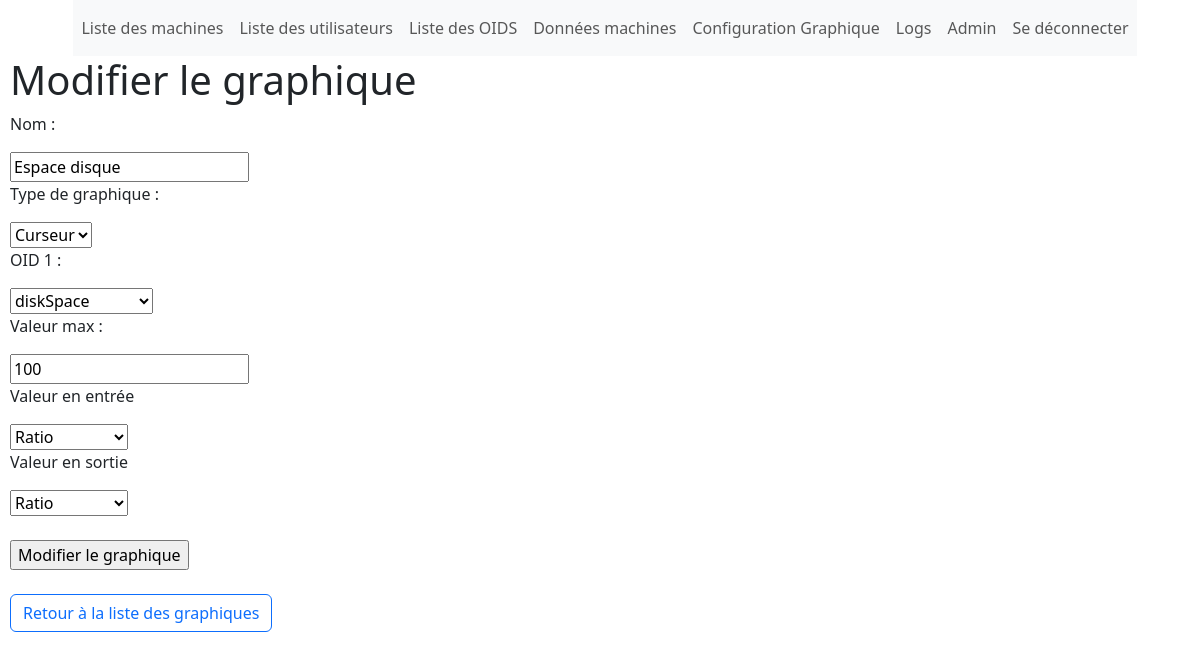
The page /menu_principal/edit_graphique/6/ (signed in) on the database its author committed.
### configuration/models.py (models this page shows, shortened)
class Graphique(models.Model):
    name = models.CharField(max_length=255)
    Graphique_Types = [
        ('Fleche', 'Fleche'),
        ('Curseur', 'Curseur'),
        ('Texte', 'Texte')
    ]
    GraphiqueType = models.CharField(max_length=255,choices=Graphique_Types, default='1')
    axex = models.CharField(max_length=255, blank=True, null=True)
    axey = models.CharField(max_length=255, blank=True, null=True)
    OID1 = models.ForeignKey(OID, on_delete=models.CASCADE, related_name='OID1')
    OID2 = models.ForeignKey(OID, on_delete=models.CASCADE, related_name='OID2', blank=True, null=True)
    valeur_max = models.IntegerField(default=0)
    Donnees_Types = [
        ('Texte', 'Texte'),
        ('Entier', 'Entier'),
        ('Boolean', 'Boolean'),
        ('Heure', 'Heure'),
        ('Minute', 'Minute'),
        ('Seconde', 'Seconde'),
        ('Ratio', 'Ratio'),
        ('Pourcentage', 'Pourcentage')
    ]
    type_de_donnees_entree = models.CharField(max_length=255,choices=Donnees_Types, default='Texte')
    type_de_donnees_sortie = models.CharField(max_length=255,choices=Donnees_Types, default='Texte')

### configuration/views.py (the view)
# urls.py: path('edit_graphique/<int:graphique_id>/', views.edit_graphique, name='edit_graphique'),
@login_required
def edit_graphique(request, graphique_id):
    graphique = get_object_or_404(Graphique, id=graphique_id)
    if request.method == 'POST':
        form = GraphiqueForm(request.POST, instance=graphique )
        if form.is_valid():
            form.save()
            return redirect('liste_graphiques')
        else:
            print(form.errors)
    else:
        form = GraphiqueForm(instance=graphique)
    return render(request, 'edit_graphique.html', {'form': form})

### configuration/forms.py
class GraphiqueForm (forms.ModelForm):
    class Meta :
        model = Graphique
        fields = ['name', 'GraphiqueType', 'axex', 'axey', 'OID1', 'OID2', 'valeur_max','type_de_donnees_entree','type_de_donnees_sortie']

### configuration/models.py (called while the page is built)
    def __str__(self):
        return self.name

### configuration/templates/edit_graphique.html (shortened to what this page needs)
{% include 'template.html' %}
<!DOCTYPE html>
<html lang="en">
<head>
</head>
<body>
    <h1>Modifier le graphique</h1>
    <form method="post">
        <p>Nom :</p>
        {{ form.name }}
        <p>Type de graphique :</p>
        {{ form.GraphiqueType }}
         <p>OID 1 :</p>
         {{ form.OID1 }}
          <div id="valeur-max-section" style="display:none;">
             <p>Valeur max :</p>
             {{ form.valeur_max }}
          </div>
           <p>Valeur en entrée </p>
           {{ form.type_de_donnees_entree }}
            <p>Valeur en sortie</p>
            {{ form.type_de_donnees_sortie }}
        <br/><br/>
        <input class="button_cursor" type="submit" name="edit_graphique" value="Modifier le graphique" />
        <br/><br/>
    <a class="btn btn-outline-primary" href="{% url 'liste_graphiques' %}">Retour à la liste des graphiques</a>
</body>
</html>

### configuration/templates/template.html (style rules this page uses)
body { margin-left: 10px; }

### rows shown on the page
Graphique: name "Espace disque", GraphiqueType "Curseur", OID1 "diskSpace", valeur_max "100", type_de_donnees_entree "Ratio", type_de_donnees_sortie "Ratio"
